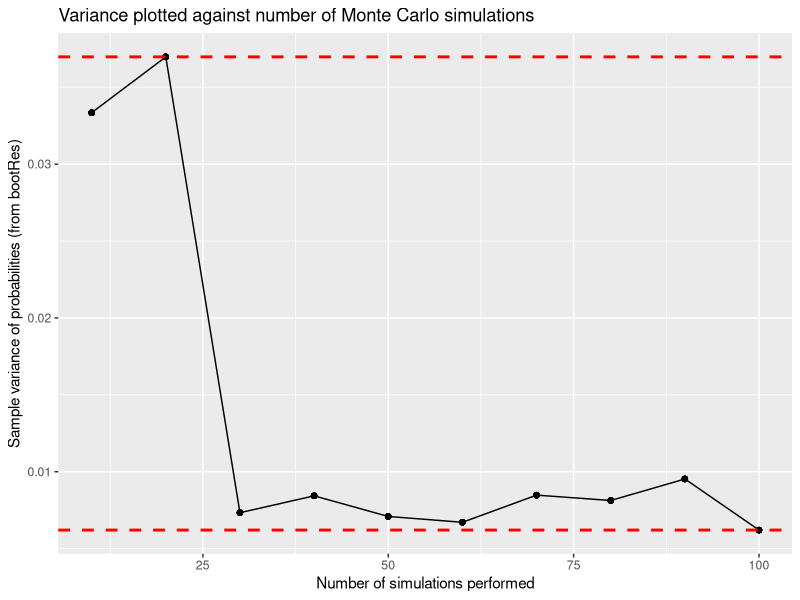
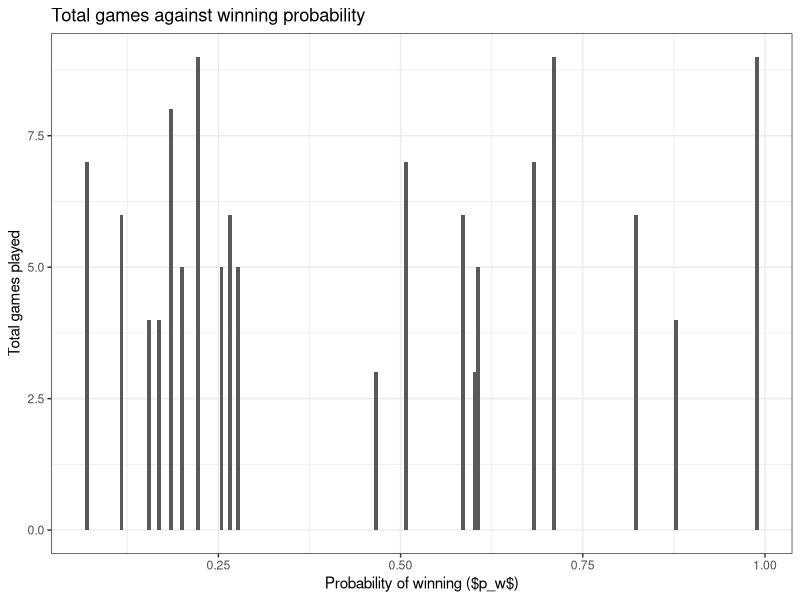
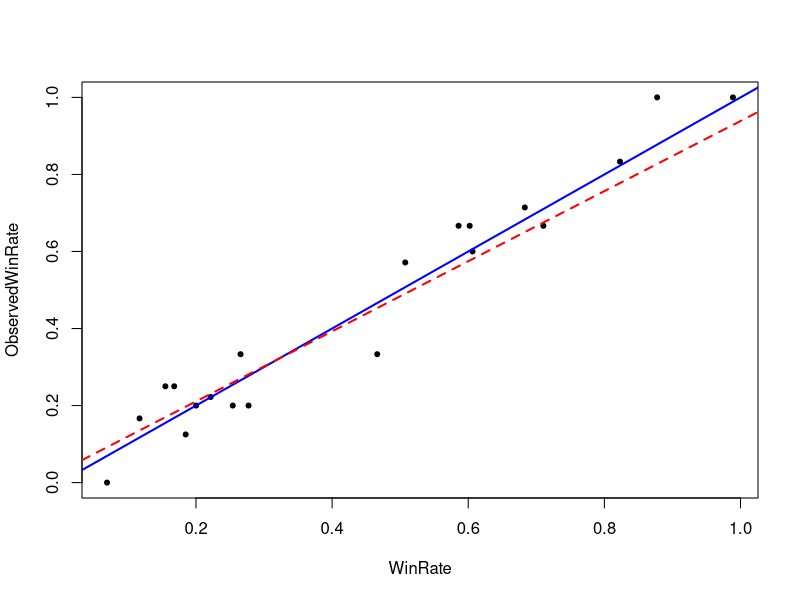

These charts were generated, in order, by the following R code:
## ---- chunk 1

knitr::opts_chunk$set(echo = FALSE)


## ---- chunk 2
library(parallel)
library(ggplot2)
library(dplyr)
## ---- chunk 3

## check the system code ##
## profvis

## Compute the probability that X > Y , i.e. Pr(X > Y):

num_sim = 50000

set.seed(314)

## create a vector of length num_sim of all zeros:
P <- rep(0, num_sim) 

for(i in 1:num_sim){

X <- rnorm(1, mean=4, sd=sqrt(10))
Y <- runif(1, min=2, max=8)

if(X>Y){
  
  P[i] <- 1
  
      }
}

Prob1 <- print(sum(P)/num_sim)

## ---- chunk 4

set.seed(1)

## size of sample (from which bootstrap from)
Size = 30 

## create vectors of probabilities:
x <- rnorm(Size, mean=4, sd=sqrt(10))
y <- runif(Size, min=2, max=8)

## store in data.frame:
obsData <- data.frame(x, y) 


## no. of increasing bootstrapping samples 
#NRepeat = c(10, 20, 30, 50, 75, 100, 150, 200, 350, 500, 750, 1000) 

## Max nbr of simulations performed
L=100

## vector of number of simulations. We calculate for each entry the variance of the 
## resulting probability vector bootRes.
NRepeat = seq(10, L, by = 10)

## Column of results (probabilities of each bootstrap iteration)
bootRes <- matrix(data = 0, nrow = Size, ncol = 1) 

## create vectors for later use
S <- rep(0, Size)
VarResults <- c()


## Loop across all samples:
for (h in 1:length(NRepeat)) {
  

for (i in 1:NRepeat[h]){
  
  ## Resample with replacement:
  bootData <- obsData[sample(x = Size, size = Size, replace = T),]
  
  
  ## calculate the probability associated with this new shuffled data:
  for (j in 1:nrow(bootData)){
    
    if(bootData[j,1] > bootData[j,2]){
      
      S[j] <- 1
      
    }}
  
  
  ## calculate and store probabilities:
  bootRes[i] <- (sum(S)/Size)
  
  ## reset this vector for the next loop:
  S <- rep(0, Size) 
  
  
  
}
  ## calculate the variance and note how it decreases w.r.t. to nbr of bootstaps!
  VarResults[h] <- var((bootRes))   
}  

## plot sample variance of this sampling distribution changes as a function of the number of Monte Carlo simulations:
## ie plot VarResults against NRepeat:

#plot(VarResults, NRepeat)



## ---- chunk 5

Data.Var <- data.frame(VarResults, NRepeat, bootRes)

ggplot(Data.Var, aes(x=NRepeat, y=VarResults)) +
     geom_line() +
     geom_point()+
     xlab("Number of simulations performed") +
     ylab("Sample variance of probabilities (from bootRes)")+
     ggtitle("Variance plotted against number of Monte Carlo simulations")+
     geom_hline(yintercept = min(VarResults), color='red', lty='dashed', lwd=1)+
     geom_hline(yintercept = max(VarResults), color='red', lty='dashed', lwd=1)


## ---- chunk 6
## no. of competitions entered :
N_Repeat <- 20

## for increasing win rate **


## For one game:

Loop <- function (j){
  
  set.seed(j)
  
  WINorLOSS = c()
  
  ## fixed prob over all games
  pw <- runif(n = 1, min = 0, max = 1)  
  pl <- 1 - pw  
  
  ## create vector of two random probabilities: pw or pl
  r = 30
  x = rep(c(pw,pl), each= r)
  
  
  ## Randomize probabilities:
  
  ## sample our x vector 
  rand <- sample(x)         
  
  Total_game = c()
  
## Loop over games played:  
  
for (i in 1:9) {
    
    if (rand[i] == pw){
      
      WINorLOSS <- c(WINorLOSS, 1)
      
    } 
    
    if (rand[i] == pl){
      WINorLOSS <- c(WINorLOSS, 0)
    } 
    
## check each loop whether we need to terminate the game (if win = 7 or loss = 3):
  
    if (sum(length(WINorLOSS[WINorLOSS == 1])) == 7 | sum(length(WINorLOSS[WINorLOSS == 0])) == 3){
      Prob_perGame = c()     
      Prob_perGame <- pw
      Total_game <- length(WINorLOSS)
      {break}
      
    }
    
}
  
  z1<-Total_game
  
  z2<-pw  
  
  ## games won:
  z3<-z1*z2 
  
  ## games lost
  z4<-z1 - z3 
  
  Z<-data.frame(z1, z2, z3, z4)
  
}

## create 4 new vectors:

Tgames = c()
pWin = c()
game_won = c()
game_lost = c()

## Simulate multiple tournaments:
for (k in 1:N_Repeat) {
  
  ## pull out nbr of games:
  Tgames[k] <- dplyr::pull(Loop(k), z1)  
  
  ## pull out win rate:
  pWin[k] <- dplyr::pull(Loop(k), z2)  
  
  ## pull out win count:
  game_won[k] <- dplyr::pull(Loop(k), z3)  
  
  ## pull out loss count:
  game_lost[k] <- dplyr::pull(Loop(k), z4)  
  
} 

## Round to nearest integer:
game_won <-round(game_won) 
game_lost <- round(game_lost)

WinRate <- pWin

## Use to compare to the expected win rate pw :
ObservedWinRate  <- game_won/Tgames
## ---- chunk 7

##########

# Plot how the total number of matches played (i.e. wins + losses) varies as a function of p.

##########


## plot total games against pw (create data frame first):

Data_WT <- data.frame(WinRate, Tgames, game_won)


## How do different win rates affect the number of games played:

theme_set(theme_bw())
ggplot(Data_WT) +
   geom_col(aes(WinRate, Tgames), width = 0.005)+
   labs(y="Total games played", 
        x="Probability of winning ($p_w$)", 
        title="Total games against winning probability")


## Comment on the observed win rate relative to the assumed win rate p:

plot(WinRate, ObservedWinRate, pch = 20)
## diagonal line y = x:
abline(a=0, b=1, col = "blue", lwd = 2) 
## fitted line:
abline(lm(WinRate ~ ObservedWinRate), col = "red", lty = 2, lwd = 2) 
